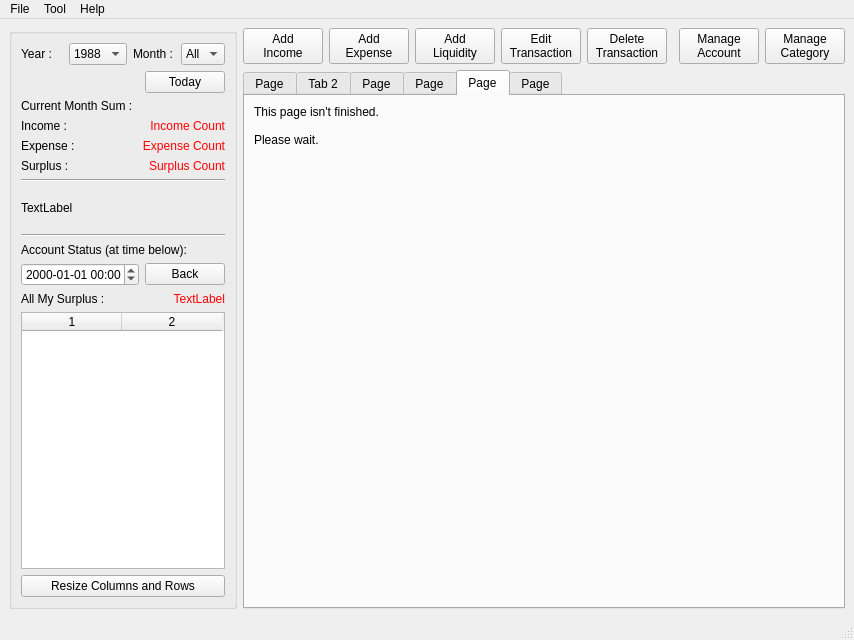
<?xml version="1.0" encoding="UTF-8"?>
<ui version="4.0">
 <class>accountBookMainWindow</class>
 <widget class="QMainWindow" name="accountBookMainWindow">
  <property name="geometry">
   <rect>
    <x>0</x>
    <y>0</y>
    <width>819</width>
    <height>640</height>
   </rect>
  </property>
  <property name="minimumSize">
   <size>
    <width>0</width>
    <height>640</height>
   </size>
  </property>
  <property name="windowTitle">
   <string>MainWindow</string>
  </property>
  <widget class="QWidget" name="centralwidget">
   <layout class="QGridLayout" name="gridLayout_2">
    <item row="0" column="0" rowspan="2">
     <widget class="QGroupBox" name="groupBox_2">
      <property name="minimumSize">
       <size>
        <width>228</width>
        <height>0</height>
       </size>
      </property>
      <property name="maximumSize">
       <size>
        <width>228</width>
        <height>16777215</height>
       </size>
      </property>
      <layout class="QGridLayout" name="gridLayout_3">
       <item row="0" column="0">
        <layout class="QHBoxLayout" name="horizontalLayout_2">
         <item>
          <widget class="QLabel" name="label">
           <property name="text">
            <string>Year :</string>
           </property>
          </widget>
         </item>
         <item>
          <widget class="QComboBox" name="comboBox">
           <item>
            <property name="text">
             <string>1988</string>
            </property>
           </item>
          </widget>
         </item>
         <item>
          <widget class="QLabel" name="label_2">
           <property name="text">
            <string>Month :</string>
           </property>
          </widget>
         </item>
         <item>
          <widget class="QComboBox" name="comboBox_2">
           <item>
            <property name="text">
             <string>All</string>
            </property>
           </item>
           <item>
            <property name="text">
             <string>1</string>
            </property>
           </item>
           <item>
            <property name="text">
             <string>2</string>
            </property>
           </item>
           <item>
            <property name="text">
             <string>3</string>
            </property>
           </item>
           <item>
            <property name="text">
             <string>4</string>
            </property>
           </item>
           <item>
            <property name="text">
             <string>5</string>
            </property>
           </item>
           <item>
            <property name="text">
             <string>6</string>
            </property>
           </item>
           <item>
            <property name="text">
             <string>7</string>
            </property>
           </item>
           <item>
            <property name="text">
             <string>8</string>
            </property>
           </item>
           <item>
            <property name="text">
             <string>9</string>
            </property>
           </item>
           <item>
            <property name="text">
             <string>10</string>
            </property>
           </item>
           <item>
            <property name="text">
             <string>11</string>
            </property>
           </item>
           <item>
            <property name="text">
             <string>12</string>
            </property>
           </item>
          </widget>
         </item>
        </layout>
       </item>
       <item row="1" column="0">
        <layout class="QHBoxLayout" name="horizontalLayout">
         <item>
          <spacer name="horizontalSpacer">
           <property name="orientation">
            <enum>Qt::Horizontal</enum>
           </property>
           <property name="sizeHint" stdset="0">
            <size>
             <width>172</width>
             <height>20</height>
            </size>
           </property>
          </spacer>
         </item>
         <item>
          <widget class="QPushButton" name="buttonBackToToday">
           <property name="text">
            <string>Today</string>
           </property>
          </widget>
         </item>
        </layout>
       </item>
       <item row="2" column="0">
        <layout class="QVBoxLayout" name="verticalLayout_2">
         <item>
          <widget class="QLabel" name="label_7">
           <property name="text">
            <string>Current Month Sum :</string>
           </property>
          </widget>
         </item>
         <item>
          <layout class="QGridLayout" name="gridLayout">
           <item row="0" column="0">
            <widget class="QLabel" name="label_8">
             <property name="text">
              <string>Income :</string>
             </property>
            </widget>
           </item>
           <item row="0" column="1">
            <widget class="QLabel" name="label_9">
             <property name="palette">
              <palette>
               <active>
                <colorrole role="WindowText">
                 <brush brushstyle="SolidPattern">
                  <color alpha="255">
                   <red>255</red>
                   <green>0</green>
                   <blue>0</blue>
                  </color>
                 </brush>
                </colorrole>
               </active>
               <inactive>
                <colorrole role="WindowText">
                 <brush brushstyle="SolidPattern">
                  <color alpha="255">
                   <red>255</red>
                   <green>0</green>
                   <blue>0</blue>
                  </color>
                 </brush>
                </colorrole>
               </inactive>
               <disabled>
                <colorrole role="WindowText">
                 <brush brushstyle="SolidPattern">
                  <color alpha="255">
                   <red>119</red>
                   <green>119</green>
                   <blue>119</blue>
                  </color>
                 </brush>
                </colorrole>
               </disabled>
              </palette>
             </property>
             <property name="text">
              <string>Income Count</string>
             </property>
             <property name="alignment">
              <set>Qt::AlignRight|Qt::AlignTrailing|Qt::AlignVCenter</set>
             </property>
            </widget>
           </item>
           <item row="1" column="0">
            <widget class="QLabel" name="label_10">
             <property name="text">
              <string>Expense :</string>
             </property>
            </widget>
           </item>
           <item row="1" column="1">
            <widget class="QLabel" name="label_11">
             <property name="palette">
              <palette>
               <active>
                <colorrole role="WindowText">
                 <brush brushstyle="SolidPattern">
                  <color alpha="255">
                   <red>255</red>
                   <green>0</green>
                   <blue>0</blue>
                  </color>
                 </brush>
                </colorrole>
               </active>
               <inactive>
                <colorrole role="WindowText">
                 <brush brushstyle="SolidPattern">
                  <color alpha="255">
                   <red>255</red>
                   <green>0</green>
                   <blue>0</blue>
                  </color>
                 </brush>
                </colorrole>
               </inactive>
               <disabled>
                <colorrole role="WindowText">
                 <brush brushstyle="SolidPattern">
                  <color alpha="255">
                   <red>119</red>
                   <green>119</green>
                   <blue>119</blue>
                  </color>
                 </brush>
                </colorrole>
               </disabled>
              </palette>
             </property>
             <property name="text">
              <string>Expense Count</string>
             </property>
             <property name="alignment">
              <set>Qt::AlignRight|Qt::AlignTrailing|Qt::AlignVCenter</set>
             </property>
            </widget>
           </item>
           <item row="2" column="0">
            <widget class="QLabel" name="label_12">
             <property name="text">
              <string>Surplus :</string>
             </property>
            </widget>
           </item>
           <item row="2" column="1">
            <widget class="QLabel" name="label_13">
             <property name="palette">
              <palette>
               <active>
                <colorrole role="WindowText">
                 <brush brushstyle="SolidPattern">
                  <color alpha="255">
                   <red>255</red>
                   <green>0</green>
                   <blue>0</blue>
                  </color>
                 </brush>
                </colorrole>
               </active>
               <inactive>
                <colorrole role="WindowText">
                 <brush brushstyle="SolidPattern">
                  <color alpha="255">
                   <red>255</red>
                   <green>0</green>
                   <blue>0</blue>
                  </color>
                 </brush>
                </colorrole>
               </inactive>
               <disabled>
                <colorrole role="WindowText">
                 <brush brushstyle="SolidPattern">
                  <color alpha="255">
                   <red>119</red>
                   <green>119</green>
                   <blue>119</blue>
                  </color>
                 </brush>
                </colorrole>
               </disabled>
              </palette>
             </property>
             <property name="text">
              <string>Surplus Count</string>
             </property>
             <property name="alignment">
              <set>Qt::AlignRight|Qt::AlignTrailing|Qt::AlignVCenter</set>
             </property>
            </widget>
           </item>
          </layout>
         </item>
        </layout>
       </item>
       <item row="3" column="0">
        <widget class="Line" name="line">
         <property name="orientation">
          <enum>Qt::Horizontal</enum>
         </property>
        </widget>
       </item>
       <item row="6" column="0">
        <widget class="QLabel" name="label_4">
         <property name="text">
          <string>Account Status (at time below):</string>
         </property>
        </widget>
       </item>
       <item row="7" column="0">
        <layout class="QHBoxLayout" name="horizontalLayout_4">
         <item>
          <widget class="QDateTimeEdit" name="dateTimeEdit">
           <property name="displayFormat">
            <string>yyyy-MM-dd HH:mm</string>
           </property>
          </widget>
         </item>
         <item>
          <widget class="QPushButton" name="buttonBackToCurTime">
           <property name="text">
            <string>Back</string>
           </property>
          </widget>
         </item>
        </layout>
       </item>
       <item row="8" column="0">
        <layout class="QHBoxLayout" name="horizontalLayout_3">
         <item>
          <widget class="QLabel" name="label_3">
           <property name="text">
            <string>All My Surplus :</string>
           </property>
          </widget>
         </item>
         <item>
          <widget class="QLabel" name="labelAllMySurplus">
           <property name="palette">
            <palette>
             <active>
              <colorrole role="WindowText">
               <brush brushstyle="SolidPattern">
                <color alpha="255">
                 <red>255</red>
                 <green>0</green>
                 <blue>0</blue>
                </color>
               </brush>
              </colorrole>
             </active>
             <inactive>
              <colorrole role="WindowText">
               <brush brushstyle="SolidPattern">
                <color alpha="255">
                 <red>255</red>
                 <green>0</green>
                 <blue>0</blue>
                </color>
               </brush>
              </colorrole>
             </inactive>
             <disabled>
              <colorrole role="WindowText">
               <brush brushstyle="SolidPattern">
                <color alpha="255">
                 <red>119</red>
                 <green>119</green>
                 <blue>119</blue>
                </color>
               </brush>
              </colorrole>
             </disabled>
            </palette>
           </property>
           <property name="text">
            <string>TextLabel</string>
           </property>
           <property name="alignment">
            <set>Qt::AlignRight|Qt::AlignTrailing|Qt::AlignVCenter</set>
           </property>
          </widget>
         </item>
        </layout>
       </item>
       <item row="9" column="0">
        <widget class="QTableWidget" name="tableAccount">
         <property name="sortingEnabled">
          <bool>true</bool>
         </property>
         <property name="columnCount">
          <number>2</number>
         </property>
         <column/>
         <column/>
        </widget>
       </item>
       <item row="10" column="0">
        <widget class="QPushButton" name="buttonResize">
         <property name="text">
          <string>Resize Columns and Rows</string>
         </property>
        </widget>
       </item>
       <item row="5" column="0">
        <widget class="Line" name="line_2">
         <property name="orientation">
          <enum>Qt::Horizontal</enum>
         </property>
        </widget>
       </item>
       <item row="4" column="0">
        <widget class="QLabel" name="labelBanner">
         <property name="minimumSize">
          <size>
           <width>0</width>
           <height>40</height>
          </size>
         </property>
         <property name="maximumSize">
          <size>
           <width>16777215</width>
           <height>40</height>
          </size>
         </property>
         <property name="text">
          <string>TextLabel</string>
         </property>
        </widget>
       </item>
      </layout>
     </widget>
    </item>
    <item row="0" column="1">
     <widget class="QPushButton" name="buttonNewIncome">
      <property name="text">
       <string>Add
Income</string>
      </property>
     </widget>
    </item>
    <item row="0" column="2">
     <widget class="QPushButton" name="buttonNewExpense">
      <property name="text">
       <string>Add
Expense</string>
      </property>
     </widget>
    </item>
    <item row="0" column="3">
     <widget class="QPushButton" name="buttonNewLiquidity">
      <property name="text">
       <string>Add
Liquidity</string>
      </property>
     </widget>
    </item>
    <item row="0" column="4">
     <widget class="QPushButton" name="buttonEdit">
      <property name="text">
       <string>Edit
Transaction</string>
      </property>
     </widget>
    </item>
    <item row="0" column="5">
     <widget class="QPushButton" name="buttonDelete">
      <property name="text">
       <string>Delete
Transaction</string>
      </property>
     </widget>
    </item>
    <item row="0" column="6">
     <spacer name="horizontalSpacer_4">
      <property name="orientation">
       <enum>Qt::Horizontal</enum>
      </property>
      <property name="sizeHint" stdset="0">
       <size>
        <width>40</width>
        <height>20</height>
       </size>
      </property>
     </spacer>
    </item>
    <item row="0" column="7">
     <widget class="QPushButton" name="buttonManageAccount">
      <property name="text">
       <string>Manage
Account</string>
      </property>
     </widget>
    </item>
    <item row="0" column="8">
     <widget class="QPushButton" name="buttonManageCategory">
      <property name="text">
       <string>Manage
Category</string>
      </property>
     </widget>
    </item>
    <item row="1" column="1" colspan="8">
     <widget class="QTabWidget" name="mainTabWidget">
      <property name="minimumSize">
       <size>
        <width>500</width>
        <height>0</height>
       </size>
      </property>
      <property name="currentIndex">
       <number>4</number>
      </property>
      <widget class="QWidget" name="tabStatistics">
       <attribute name="title">
        <string>Page</string>
       </attribute>
       <layout class="QGridLayout" name="gridLayout_4">
        <item row="0" column="0" rowspan="5" colspan="5">
         <widget class="QTreeWidget" name="treeStatistics">
          <property name="columnCount">
           <number>3</number>
          </property>
          <column>
           <property name="text">
            <string notr="true">1</string>
           </property>
          </column>
          <column>
           <property name="text">
            <string notr="true">2</string>
           </property>
          </column>
          <column>
           <property name="text">
            <string notr="true">3</string>
           </property>
          </column>
         </widget>
        </item>
        <item row="5" column="0">
         <widget class="QPushButton" name="buttonShowBigType">
          <property name="text">
           <string>Summary</string>
          </property>
         </widget>
        </item>
        <item row="5" column="2">
         <widget class="QPushButton" name="buttonShowSmallType">
          <property name="text">
           <string>Detail</string>
          </property>
         </widget>
        </item>
        <item row="5" column="1">
         <widget class="QPushButton" name="buttonShowMidType">
          <property name="text">
           <string>General</string>
          </property>
         </widget>
        </item>
        <item row="5" column="3">
         <spacer name="horizontalSpacer_3">
          <property name="orientation">
           <enum>Qt::Horizontal</enum>
          </property>
          <property name="sizeHint" stdset="0">
           <size>
            <width>40</width>
            <height>20</height>
           </size>
          </property>
         </spacer>
        </item>
       </layout>
      </widget>
      <widget class="QWidget" name="tabIncome">
       <attribute name="title">
        <string>Tab 2</string>
       </attribute>
       <layout class="QGridLayout" name="gridLayout_6">
        <item row="0" column="0" colspan="2">
         <widget class="QTableWidget" name="tableIncome">
          <attribute name="horizontalHeaderShowSortIndicator" stdset="0">
           <bool>true</bool>
          </attribute>
          <attribute name="verticalHeaderVisible">
           <bool>false</bool>
          </attribute>
         </widget>
        </item>
       </layout>
      </widget>
      <widget class="QWidget" name="tabExpense">
       <attribute name="title">
        <string>Page</string>
       </attribute>
       <layout class="QGridLayout" name="gridLayout_9">
        <item row="0" column="0">
         <widget class="QTableWidget" name="tableExpense">
          <attribute name="horizontalHeaderShowSortIndicator" stdset="0">
           <bool>true</bool>
          </attribute>
          <attribute name="verticalHeaderVisible">
           <bool>false</bool>
          </attribute>
         </widget>
        </item>
       </layout>
      </widget>
      <widget class="QWidget" name="tabLiquidity">
       <attribute name="title">
        <string>Page</string>
       </attribute>
       <layout class="QGridLayout" name="gridLayout_7">
        <item row="0" column="0">
         <widget class="QTableWidget" name="tableLiquidity">
          <attribute name="horizontalHeaderShowSortIndicator" stdset="0">
           <bool>true</bool>
          </attribute>
          <attribute name="verticalHeaderVisible">
           <bool>false</bool>
          </attribute>
         </widget>
        </item>
       </layout>
      </widget>
      <widget class="QWidget" name="tabDebt">
       <attribute name="title">
        <string>Page</string>
       </attribute>
       <layout class="QGridLayout" name="gridLayout_5">
        <item row="0" column="0">
         <widget class="QLabel" name="label_14">
          <property name="text">
           <string>This page isn't finished.

Please wait.</string>
          </property>
         </widget>
        </item>
        <item row="1" column="0">
         <spacer name="verticalSpacer_2">
          <property name="orientation">
           <enum>Qt::Vertical</enum>
          </property>
          <property name="sizeHint" stdset="0">
           <size>
            <width>20</width>
            <height>40</height>
           </size>
          </property>
         </spacer>
        </item>
       </layout>
      </widget>
      <widget class="QWidget" name="tabCalculate">
       <attribute name="title">
        <string>Page</string>
       </attribute>
       <layout class="QGridLayout" name="gridLayout_13">
        <item row="0" column="0">
         <layout class="QGridLayout" name="gridLayout_12">
          <item row="0" column="4" rowspan="2">
           <widget class="QLabel" name="label_5">
            <property name="text">
             <string>+</string>
            </property>
           </widget>
          </item>
          <item row="0" column="6" rowspan="2">
           <widget class="QPushButton" name="buttonPlus">
            <property name="text">
             <string>=</string>
            </property>
           </widget>
          </item>
          <item row="0" column="7" rowspan="2">
           <widget class="QLabel" name="label_6">
            <property name="text">
             <string>N/A</string>
            </property>
           </widget>
          </item>
          <item row="0" column="0" rowspan="2" colspan="4">
           <widget class="QLineEdit" name="lineEdit"/>
          </item>
          <item row="0" column="5" rowspan="2">
           <widget class="QLineEdit" name="lineEdit_2"/>
          </item>
          <item row="2" column="4" rowspan="2">
           <widget class="QLabel" name="label_16">
            <property name="text">
             <string>-</string>
            </property>
           </widget>
          </item>
          <item row="2" column="6" rowspan="2">
           <widget class="QPushButton" name="buttonMinus">
            <property name="text">
             <string>=</string>
            </property>
           </widget>
          </item>
          <item row="2" column="7" rowspan="2">
           <widget class="QLabel" name="label_17">
            <property name="text">
             <string>N/A</string>
            </property>
           </widget>
          </item>
          <item row="2" column="0" rowspan="2" colspan="4">
           <widget class="QLineEdit" name="lineEdit_5"/>
          </item>
          <item row="2" column="5" rowspan="2">
           <widget class="QLineEdit" name="lineEdit_6"/>
          </item>
          <item row="4" column="4" rowspan="2">
           <widget class="QLabel" name="label_18">
            <property name="text">
             <string>*</string>
            </property>
           </widget>
          </item>
          <item row="4" column="6" rowspan="2">
           <widget class="QPushButton" name="buttonMultiply">
            <property name="text">
             <string>=</string>
            </property>
           </widget>
          </item>
          <item row="4" column="7" rowspan="2">
           <widget class="QLabel" name="label_19">
            <property name="text">
             <string>N/A</string>
            </property>
           </widget>
          </item>
          <item row="4" column="0" rowspan="2" colspan="4">
           <widget class="QLineEdit" name="lineEdit_7"/>
          </item>
          <item row="4" column="5" rowspan="2">
           <widget class="QLineEdit" name="lineEdit_8"/>
          </item>
          <item row="6" column="4" rowspan="2">
           <widget class="QLabel" name="label_20">
            <property name="text">
             <string>/</string>
            </property>
           </widget>
          </item>
          <item row="6" column="6" rowspan="2">
           <widget class="QPushButton" name="buttonDivide">
            <property name="text">
             <string>=</string>
            </property>
           </widget>
          </item>
          <item row="6" column="7" rowspan="2">
           <widget class="QLabel" name="label_21">
            <property name="text">
             <string>N/A</string>
            </property>
           </widget>
          </item>
          <item row="6" column="5" rowspan="2">
           <widget class="QLineEdit" name="lineEdit_10"/>
          </item>
          <item row="8" column="0" colspan="4">
           <widget class="QLabel" name="label_30">
            <property name="text">
             <string>N/A</string>
            </property>
           </widget>
          </item>
          <item row="9" column="0" colspan="4">
           <widget class="QLabel" name="label_35">
            <property name="text">
             <string>N/A</string>
            </property>
           </widget>
          </item>
          <item row="10" column="0" colspan="4">
           <widget class="QLabel" name="label_40">
            <property name="text">
             <string>N/A</string>
            </property>
           </widget>
          </item>
          <item row="11" column="0" colspan="4">
           <widget class="QLabel" name="label_45">
            <property name="text">
             <string>N/A</string>
            </property>
           </widget>
          </item>
          <item row="12" column="0" colspan="4">
           <widget class="QLabel" name="label_50">
            <property name="text">
             <string>N/A</string>
            </property>
           </widget>
          </item>
          <item row="8" column="7">
           <widget class="QLabel" name="label_34">
            <property name="text">
             <string>N/A</string>
            </property>
           </widget>
          </item>
          <item row="9" column="7">
           <widget class="QLabel" name="label_38">
            <property name="text">
             <string>N/A</string>
            </property>
           </widget>
          </item>
          <item row="10" column="7">
           <widget class="QLabel" name="label_43">
            <property name="text">
             <string>N/A</string>
            </property>
           </widget>
          </item>
          <item row="11" column="7">
           <widget class="QLabel" name="label_48">
            <property name="text">
             <string>N/A</string>
            </property>
           </widget>
          </item>
          <item row="12" column="7">
           <widget class="QLabel" name="label_53">
            <property name="text">
             <string>N/A</string>
            </property>
           </widget>
          </item>
          <item row="8" column="6">
           <widget class="QLabel" name="label_33">
            <property name="text">
             <string>=</string>
            </property>
           </widget>
          </item>
          <item row="9" column="6">
           <widget class="QLabel" name="label_36">
            <property name="text">
             <string>=</string>
            </property>
           </widget>
          </item>
          <item row="10" column="6">
           <widget class="QLabel" name="label_41">
            <property name="text">
             <string>=</string>
            </property>
           </widget>
          </item>
          <item row="11" column="6">
           <widget class="QLabel" name="label_46">
            <property name="text">
             <string>=</string>
            </property>
           </widget>
          </item>
          <item row="12" column="6">
           <widget class="QLabel" name="label_51">
            <property name="text">
             <string>=</string>
            </property>
           </widget>
          </item>
          <item row="8" column="5">
           <widget class="QLabel" name="label_32">
            <property name="text">
             <string>N/A</string>
            </property>
           </widget>
          </item>
          <item row="9" column="5">
           <widget class="QLabel" name="label_37">
            <property name="text">
             <string>N/A</string>
            </property>
           </widget>
          </item>
          <item row="10" column="5">
           <widget class="QLabel" name="label_42">
            <property name="text">
             <string>N/A</string>
            </property>
           </widget>
          </item>
          <item row="11" column="5">
           <widget class="QLabel" name="label_47">
            <property name="text">
             <string>N/A</string>
            </property>
           </widget>
          </item>
          <item row="12" column="5">
           <widget class="QLabel" name="label_52">
            <property name="text">
             <string>N/A</string>
            </property>
           </widget>
          </item>
          <item row="8" column="4">
           <widget class="QLabel" name="label_31">
            <property name="text">
             <string>N/A</string>
            </property>
           </widget>
          </item>
          <item row="9" column="4">
           <widget class="QLabel" name="label_39">
            <property name="text">
             <string>N/A</string>
            </property>
           </widget>
          </item>
          <item row="10" column="4">
           <widget class="QLabel" name="label_44">
            <property name="text">
             <string>N/A</string>
            </property>
           </widget>
          </item>
          <item row="11" column="4">
           <widget class="QLabel" name="label_49">
            <property name="text">
             <string>N/A</string>
            </property>
           </widget>
          </item>
          <item row="12" column="4">
           <widget class="QLabel" name="label_54">
            <property name="text">
             <string>N/A</string>
            </property>
           </widget>
          </item>
          <item row="6" column="0" rowspan="2" colspan="4">
           <widget class="QLineEdit" name="lineEdit_9"/>
          </item>
         </layout>
        </item>
        <item row="1" column="0">
         <spacer name="verticalSpacer">
          <property name="orientation">
           <enum>Qt::Vertical</enum>
          </property>
          <property name="sizeHint" stdset="0">
           <size>
            <width>20</width>
            <height>40</height>
           </size>
          </property>
         </spacer>
        </item>
        <item row="0" column="1">
         <spacer name="horizontalSpacer_2">
          <property name="orientation">
           <enum>Qt::Horizontal</enum>
          </property>
          <property name="sizeHint" stdset="0">
           <size>
            <width>40</width>
            <height>20</height>
           </size>
          </property>
         </spacer>
        </item>
       </layout>
      </widget>
     </widget>
    </item>
   </layout>
  </widget>
  <widget class="QMenuBar" name="menubar">
   <property name="geometry">
    <rect>
     <x>0</x>
     <y>0</y>
     <width>819</width>
     <height>19</height>
    </rect>
   </property>
   <widget class="QMenu" name="menuFile">
    <property name="title">
     <string>File</string>
    </property>
    <widget class="QMenu" name="menuImport_Export">
     <property name="title">
      <string>Import / Export</string>
     </property>
     <addaction name="actionImport_another_data_file"/>
     <addaction name="actionExport_Data_As_Text_File"/>
    </widget>
    <addaction name="actionBackup_Data_File"/>
    <addaction name="actionSet_Password"/>
    <addaction name="separator"/>
    <addaction name="menuImport_Export"/>
    <addaction name="separator"/>
    <addaction name="actionExit"/>
   </widget>
   <widget class="QMenu" name="menuTool">
    <property name="title">
     <string>Tool</string>
    </property>
    <addaction name="actionOptions"/>
    <addaction name="actionResize_Columes_and_Rows"/>
    <addaction name="actionRecalculate_Surplus"/>
   </widget>
   <widget class="QMenu" name="menuHelp">
    <property name="title">
     <string>Help</string>
    </property>
    <addaction name="actionAbout_accountBook"/>
   </widget>
   <addaction name="menuFile"/>
   <addaction name="menuTool"/>
   <addaction name="menuHelp"/>
  </widget>
  <widget class="QStatusBar" name="statusbar"/>
  <action name="actionBackup_Data_File">
   <property name="text">
    <string>Backup Data File</string>
   </property>
  </action>
  <action name="actionSet_Password">
   <property name="text">
    <string>Set Password</string>
   </property>
  </action>
  <action name="actionImport_another_data_file">
   <property name="text">
    <string>Import Another Data File</string>
   </property>
  </action>
  <action name="actionExport_Data_As_Text_File">
   <property name="text">
    <string>Export Data As Text File</string>
   </property>
  </action>
  <action name="actionExit">
   <property name="text">
    <string>Exit</string>
   </property>
  </action>
  <action name="actionOptions">
   <property name="text">
    <string>Options</string>
   </property>
  </action>
  <action name="actionResize_Columes_and_Rows">
   <property name="text">
    <string>Resize Columes and Rows</string>
   </property>
  </action>
  <action name="actionAbout_accountBook">
   <property name="text">
    <string>About accountBook</string>
   </property>
  </action>
  <action name="actionRecalculate_Surplus">
   <property name="text">
    <string>Recalculate Surplus</string>
   </property>
  </action>
 </widget>
 <resources/>
 <connections/>
</ui>
